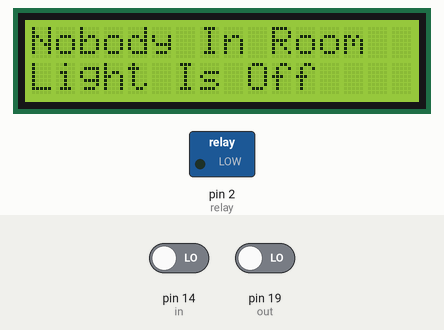
The sketch below on a simulated Arduino Uno, built with avr-gcc and run on an emulated ATmega328P. Parts: 16×2 character LCD, switched loads named in the sketch (green lamp = pin HIGH). Inputs (shaded band) come from the test bench; at power-on: pin 14 (in) LOW, pin 19 (out) LOW.

Above: at 3.2 s.
3.3 s: pin 14 (in) driven HIGH
At 4.1 s:
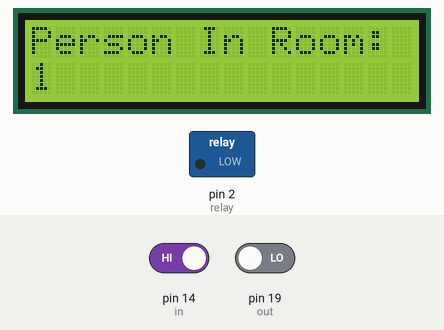
At 5.1 s:
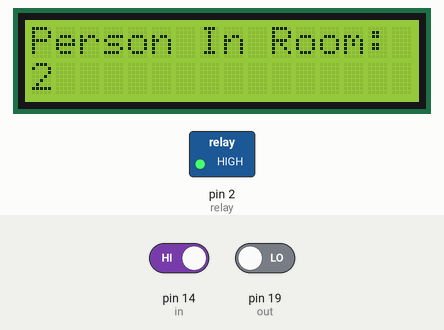
Timing chart, 0 to 6.6 s (numbered marks = the images above; inputs shaded):
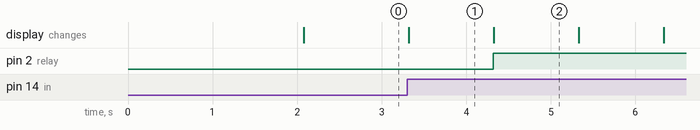

The sketch:

sketch_feb19c.ino
```cpp
#include<LiquidCrystal.h>

LiquidCrystal lcd(13,12,11,10,9,8);

#define in 14
#define out 19
#define relay 2

int count=0;

void IN() // In Function
{
    count++;
    lcd.clear();
    lcd.print("Person In Room:");
    lcd.setCursor(0,1);
    lcd.print(count);
    delay(1000);
}

void OUT() //Out function
{
    count--;
    lcd.clear();
    lcd.print("Person In Room:");
    lcd.setCursor(0,1);
    lcd.print(count);
    delay(1000);
}

void setup()
{
    lcd.begin(16,2);
    lcd.print("Visitor Counter");
    delay(2000);
    pinMode(in, INPUT);
    pinMode(out, INPUT);
    pinMode(relay, OUTPUT);
    lcd.clear();
    lcd.print("Person In Room:");
    lcd.setCursor(0,1);
    lcd.print(count);
}

void loop()
{
    if(digitalRead(in))
        IN(); //calling IN function
    if(digitalRead(out))
        OUT(); //calling Out function
    if(count<=0)
    {
        lcd.clear();
        digitalWrite(relay, LOW);
        lcd.clear();
        lcd.print("Nobody In Room");
        lcd.setCursor(0,1);
        lcd.print("Light Is Off");
        delay(200);
    }
    else
        digitalWrite(relay, HIGH);
}
```

Measured:
- after the input at 3.3 s, pin 2 (relay): LOW → HIGH after 1.0 s; the display: changes at once (image 1)
- what the display in image 1 shows lasts 1.0 s, from 3.3 s to 4.3 s
